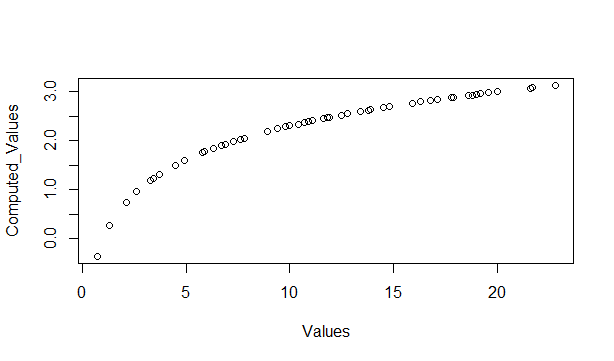

The R source for this figure:
rm(list=ls())
###Given
values<-c(10.4, 19.6, 18.8, 13.9, 17.8, 16.8, 21.6, 17.9,12.5, 11.1, 4.9, 12.8, 14.8, 22.8, 20.0,
         15.9,16.3, 13.4,17.1,14.5, 19.0, 22.8, 1.3, 0.7, 8.9, 11.9, 10.9, 7.3, 5.9, 3.7, 17.9, 19.2,
         9.8, 5.8, 6.9, 2.6, 5.8, 21.7, 11.8, 3.4, 2.1, 4.5, 6.3, 10.7, 8.9, 9.4, 9.4, 7.6, 10.0, 3.3,
         6.7, 7.8, 11.6, 13.8, 18.6)
values<-sort(values)
###part a
#answer is highest ordered X
print(values[length(values)])

###part b

loglikvalue.unif<-function(std.unif)
{
  loglikelihood.unif<-(-dunif(values,0,std.unif,log=T))
  return(loglikelihood.unif)
}

#lambda.values<-seq(20,30,by=0.1) ### generating a sequence of lambda
ll.unif<-loglikvalue.unif(values)

data.unif<-data.frame(cbind(values,ll.unif))
plot(data.unif[,1],data.unif[,2],xlab="Values",ylab="Computed_Values")
